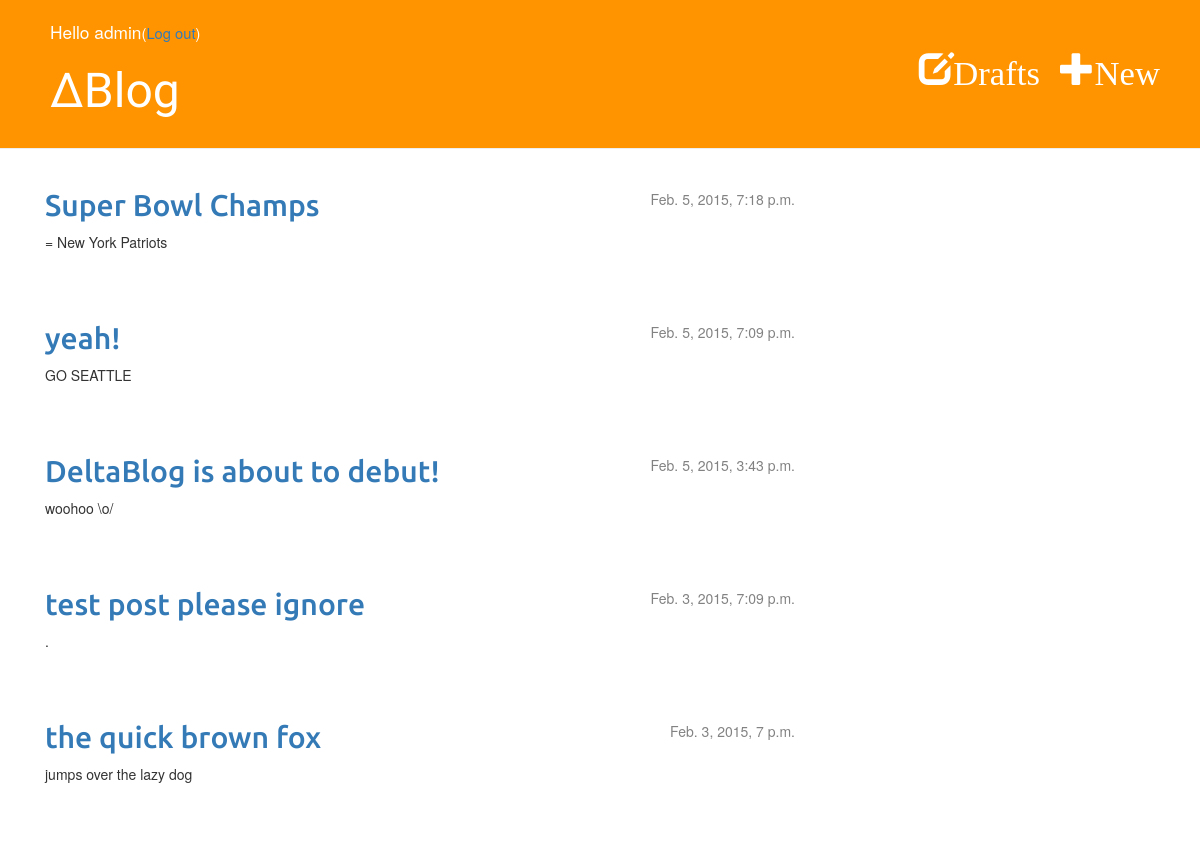
Screenshot of / (signed in) with the database file from the repository.
### deltablog_app/models.py (models this page shows, shortened)
class Post(models.Model):
    author = models.ForeignKey('auth.User')
    title = models.CharField(max_length=200)
    text = models.TextField()
    created_date = models.DateTimeField(default=timezone.now)
    published_date = models.DateTimeField(blank=True, null=True)
    image = models.FileField(upload_to='documents/%Y/%m/%d', null=True, blank=True)
    class Meta:
        ordering = ["-published_date"]

### deltablog_app/views.py (the view)
# urls.py: url(r'^$', views.post_list),
def post_list(request):
    posts = Post.objects.filter(published_date__isnull=False).order_by('-published_date')
    return render(request, 'deltablog_app/post_list.html', {'posts': posts})

### deltablog_app/templates/deltablog_app/post_list.html
{% extends 'deltablog_app/base.html' %}
{% block content %}
    {% for post in posts %}
        <div class="post">
            <div class="date">
                {{ post.published_date }}
            </div>
            <h2><a href="{% url 'deltablog_app.views.post_detail' pk=post.pk %}">{{ post.title }}</a></h2>
            <p>{{ post.text|linebreaks }}</p>
        </div>
    {% endfor %}
{% endblock content %}

### deltablog_app/templates/deltablog_app/base.html (shortened to what this page needs)
{% load staticfiles %}
<html>
    <head>
        <link rel="stylesheet" href="//maxcdn.bootstrapcdn.com/bootstrap/3.2.0/css/bootstrap.min.css">
        <link rel="stylesheet" href="//maxcdn.bootstrapcdn.com/bootstrap/3.2.0/css/bootstrap-theme.min.css">
        <link rel="stylesheet" href="{% static 'css/deltablog_app.css' %}">
    </head>
    <body>
        <div class="page-header">
            {% if user.is_authenticated %}
            <a href="{% url 'post_new' %}" class="top-menu"><span class="glyphicon glyphicon-plus">New</span></a>
            <a href="{% url 'post_draft_list' %}" class="top-menu"><span class="glyphicon glyphicon-edit">Drafts</span></a>
            <p class="top-menu-greeting">Hello {{ user.username }}<small>(<a href="{% url 'django.contrib.auth.views.logout' %}">Log out</a>)</small></p>
            {% else %}
            <a href="{% url 'django.contrib.auth.views.login' %}" class="top-menu"><span class="glyphicon glyphicon-lock">Login</span></a>
            {% endif %}
            <h1><a href="{% url 'deltablog_app.views.post_list' %}">∆Blog</a></h1>
        </div>
        <div class="content container">
            <div class="row">
                <div class="col-md-8">
                {% block content %}
                {% endblock %}
                </div>
            </div>
        </div>
    </body>
</html>

### static/css/deltablog_app.css (style rules this page uses)
.page-header { background-color: #ff9400; margin-top: 0; padding: 20px 20px 20px 50px; }
.page-header h1, .page-header h1 a, .page-header h1 a:visited, .page-header h1 a:active { color: #ffffff; font-size: 36pt; text-decoration: none; }
.content { margin-left: 30px; }
h1 { font-family: 'Gloria Hallelujah', cursive; }
h2 { font-family: 'Ubuntu', sans-serif; }
.date { float: right; color: #828282; }
.top-menu, .top-menu:visited { color: #ffffff; float: right; font-size: 26pt; margin-right: 20px; margin-top: 30px; }
.top-menu-greeting { color: #ffffff; font-size: 13pt; }
.post { margin-bottom: 70px; }

### rows the page displays
Post: published_date "Feb. 5, 2015, 7:18 p.m.", title "Super Bowl Champs", text "= New York Patriots"
Post: published_date "Feb. 5, 2015, 7:09 p.m.", title "yeah!", text "GO SEATTLE"
Post: published_date "Feb. 5, 2015, 3:43 p.m.", title "DeltaBlog is about to debut!", text "woohoo \\o/"
Post: published_date "Feb. 3, 2015, 7:09 p.m.", title "test post please ignore", text "."
Post: published_date "Feb. 3, 2015, 7 p.m.", title "the quick brown fox", text "jumps over the lazy dog"

### other values shown
{{ user.username }} "admin"
